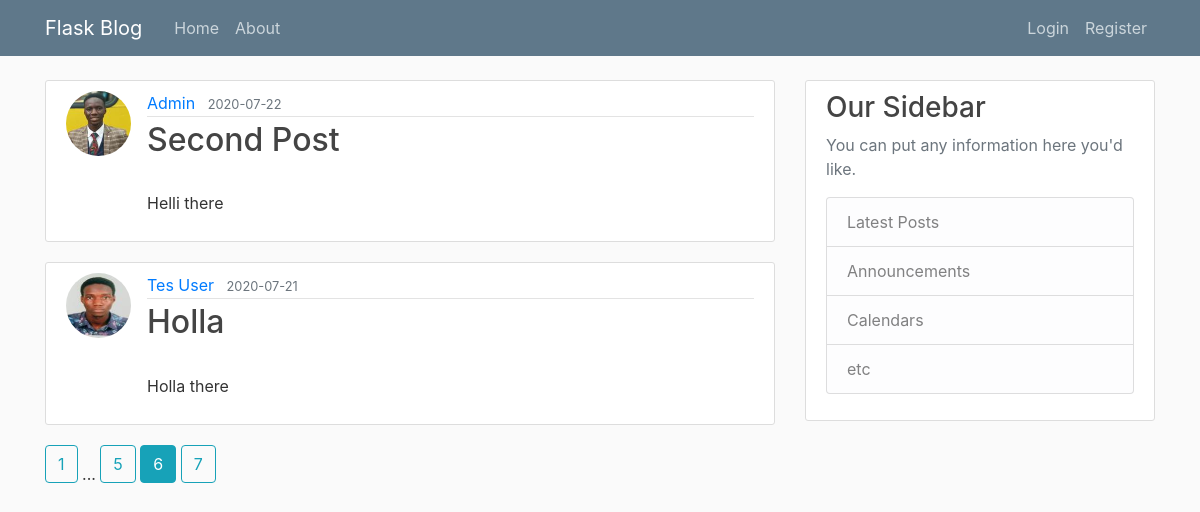
Screenshot of /home?page=6 with the database file from the repository.
### flaskblog/models.py (models this page shows, shortened)
class Post(db.Model):
    id = db.Column(db.Integer, primary_key = True)
    title = db.Column(db.String(100), nullable=False)
    date_posted = db.Column(db.DateTime, nullable=False, default=datetime.utcnow)
    content = db.Column(db.Text, nullable = False)
    user_id = db.Column(db.Integer, db.ForeignKey('user.id'), nullable=False)

class User(db.Model, UserMixin):
    id = db.Column(db.Integer, primary_key = True)
    username = db.Column(db.String(20), unique = True, nullable = False)
    email = db.Column(db.String(120), unique = True, nullable = False)
    image_file = db.Column(db.String(20), nullable = False, default = 'default.jpg')
    password = db.Column(db.String(60),  nullable = False)
    posts = db.relationship('Post', backref='author', lazy = True)

### flaskblog/main/routes.py (the view)
@main.route("/")
@main.route("/home")
def home():
    page = request.args.get('page', 1, type=int)
    posts = Post.query.order_by(Post.date_posted.desc()).paginate(page=page, per_page=2)
    return render_template('home.html', posts=posts)

### flaskblog/templates/home.html
{% extends 'layout.html' %}
{% block content %}
    {% for post in posts.items %}
        <article class="media content-section">
            <img class="rounded-circle article-img" src="{{ url_for('static', filename='profile_pics/' + post.author.image_file ) }}">
            <div class="media-body">
                <div class="article-metadata">
                    <a class="mr-2" href="{{url_for('users.user_posts', username=post.author.username)}}">
                        {{ post.author.username }}
                    </a>
                    <small class="text-muted">
                        {{ post.date_posted.strftime('%Y-%m-%d')}}
                    </small>
                </div>
                <h2>
                    <a class="article-title" href="{{ url_for('posts.post', post_id=post.id) }}">
                        {{ post.title }}
                    </a>
                </h2>
                <p class="article-content">
                    {{ post.content }}
                </p>
            </div>
        </article>
    {%endfor%}
    {% for page_num in posts.iter_pages(left_edge=1, right_edge=1, left_current=1, right_current=2) %}
        {% if page_num %}
            {% if posts.page == page_num %}
                <a class="btn btn-info mb-4 "href="{{url_for('main.home', page=page_num)}}">
                    {{ page_num }}</a>
            {% else %}
            <a class="btn btn-outline-info mb-4 "href="{{url_for('main.home', page=page_num)}}">
                {{ page_num }}</a>
            {% endif %}
            {% else %}
                ...
        {% endif %}
    {% endfor %}
{% endblock content %}

### flaskblog/static/css/main.css (style rules this page uses)
body { background: #fafafa; color: #333333; margin-top: 5rem; }
h1, h2, h3, h4, h5, h6 { color: #444444; }
.content-section { background: #ffffff; padding: 10px 20px; border: 1px solid #dddddd; border-radius: 3px; margin-bottom: 20px; }
.article-title { color: #444444; }
.article-content { white-space: pre-line; }
.article-img { height: 65px; width: 65px; margin-right: 16px; }
.article-metadata { padding-bottom: 1px; margin-bottom: 4px; border-bottom: 1px solid #e3e3e3 }

### rows the page displays
Post: image_file (picture), author.username "Admin", date_posted "2020-07-22", title "Second Post", content "Helli there"
Post: image_file (picture), author.username "Tes User", date_posted "2020-07-21", title "Holla", content "Holla there"

### other values shown
{{ page_num }} "1" "5" "7"
{{ page_num }} "6"
